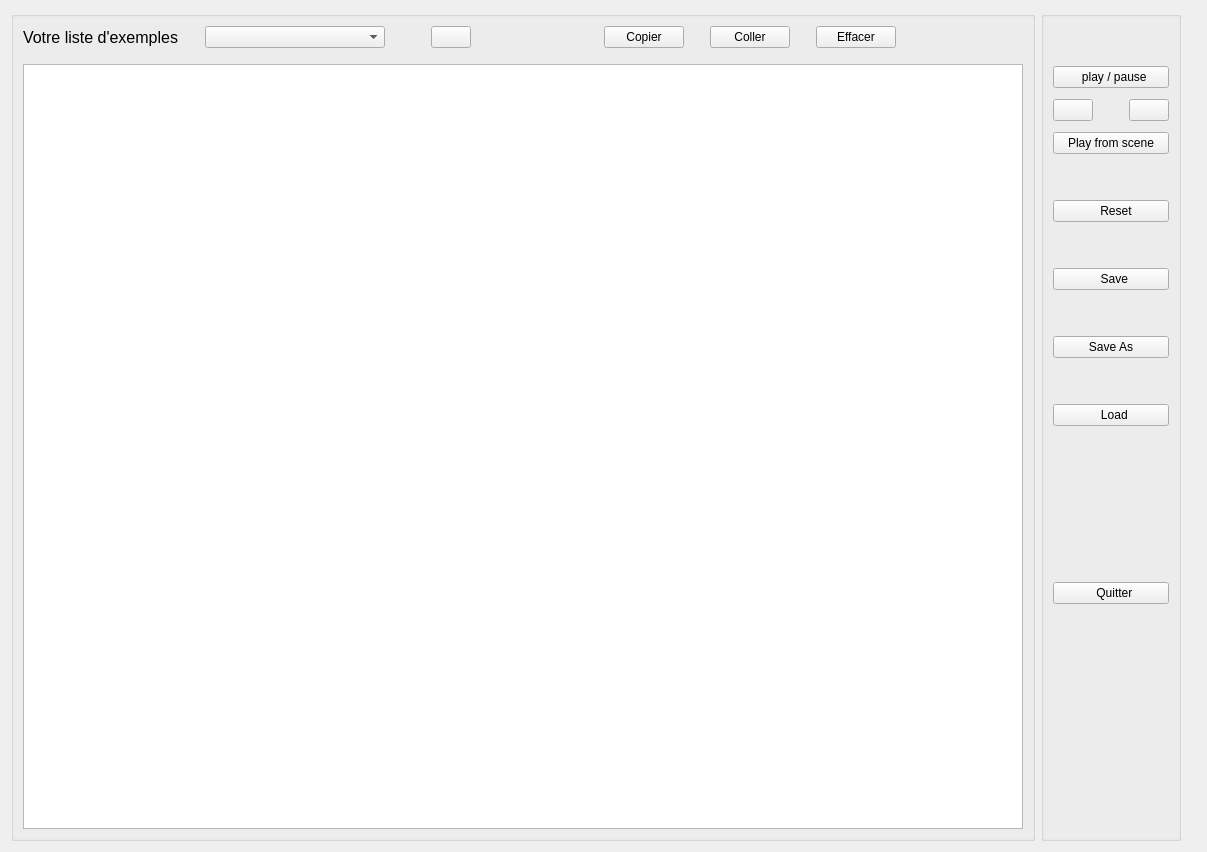
<?xml version="1.0" encoding="UTF-8"?>
<ui version="4.0">
 <class>Form</class>
 <widget class="QWidget" name="Form">
  <property name="geometry">
   <rect>
    <x>0</x>
    <y>0</y>
    <width>1207</width>
    <height>852</height>
   </rect>
  </property>
  <property name="windowTitle">
   <string>Form</string>
  </property>
  <layout class="QGridLayout" name="gridLayout_2">
   <item row="0" column="0">
    <layout class="QGridLayout" name="gridLayout">
     <property name="rightMargin">
      <number>15</number>
     </property>
     <item row="0" column="0">
      <widget class="QGroupBox" name="gb_grid">
       <property name="title">
        <string/>
       </property>
       <layout class="QGridLayout" name="gridLayout_5">
        <item row="2" column="0">
         <widget class="QTableWidget" name="tablew_grid">
          <property name="font">
           <font>
            <pointsize>8</pointsize>
           </font>
          </property>
          <property name="dragDropMode">
           <enum>QAbstractItemView::NoDragDrop</enum>
          </property>
          <property name="defaultDropAction">
           <enum>Qt::CopyAction</enum>
          </property>
          <property name="selectionMode">
           <enum>QAbstractItemView::ExtendedSelection</enum>
          </property>
          <attribute name="horizontalHeaderMinimumSectionSize">
           <number>10</number>
          </attribute>
          <attribute name="horizontalHeaderDefaultSectionSize">
           <number>10</number>
          </attribute>
          <attribute name="verticalHeaderMinimumSectionSize">
           <number>10</number>
          </attribute>
          <attribute name="verticalHeaderDefaultSectionSize">
           <number>10</number>
          </attribute>
         </widget>
        </item>
        <item row="0" column="0">
         <layout class="QGridLayout" name="gridLayout_6">
          <property name="bottomMargin">
           <number>10</number>
          </property>
          <item row="0" column="2">
           <widget class="QComboBox" name="cb_figures_de_base">
            <property name="minimumSize">
             <size>
              <width>180</width>
              <height>0</height>
             </size>
            </property>
           </widget>
          </item>
          <item row="0" column="7">
           <layout class="QGridLayout" name="gridLayout_8">
            <property name="rightMargin">
             <number>0</number>
            </property>
            <item row="0" column="2">
             <spacer name="horizontalSpacer_5">
              <property name="orientation">
               <enum>Qt::Horizontal</enum>
              </property>
              <property name="sizeHint" stdset="0">
               <size>
                <width>40</width>
                <height>20</height>
               </size>
              </property>
             </spacer>
            </item>
           </layout>
          </item>
          <item row="0" column="4">
           <widget class="QPushButton" name="pb_add_examples">
            <property name="toolTip">
             <string>&lt;html&gt;&lt;head/&gt;&lt;body&gt;&lt;p&gt;Ajouter un répertoire contenant des exemples&lt;/p&gt;&lt;/body&gt;&lt;/html&gt;</string>
            </property>
            <property name="text">
             <string/>
            </property>
            <property name="icon">
             <iconset resource="jdlv.qrc">
              <normaloff>:/newPrefix/signe_plus.png</normaloff>:/newPrefix/signe_plus.png</iconset>
            </property>
           </widget>
          </item>
          <item row="0" column="1">
           <spacer name="horizontalSpacer">
            <property name="orientation">
             <enum>Qt::Horizontal</enum>
            </property>
            <property name="sizeType">
             <enum>QSizePolicy::Fixed</enum>
            </property>
            <property name="sizeHint" stdset="0">
             <size>
              <width>20</width>
              <height>20</height>
             </size>
            </property>
           </spacer>
          </item>
          <item row="0" column="5">
           <spacer name="horizontalSpacer_2">
            <property name="orientation">
             <enum>Qt::Horizontal</enum>
            </property>
            <property name="sizeType">
             <enum>QSizePolicy::Expanding</enum>
            </property>
            <property name="sizeHint" stdset="0">
             <size>
              <width>80</width>
              <height>20</height>
             </size>
            </property>
           </spacer>
          </item>
          <item row="0" column="0">
           <widget class="QLabel" name="label_numero_generation">
            <property name="font">
             <font>
              <pointsize>12</pointsize>
             </font>
            </property>
            <property name="text">
             <string>Votre liste d'exemples</string>
            </property>
           </widget>
          </item>
          <item row="0" column="6">
           <layout class="QGridLayout" name="gridLayout_9">
            <property name="leftMargin">
             <number>0</number>
            </property>
            <item row="0" column="0">
             <widget class="QPushButton" name="pb_copier">
              <property name="text">
               <string>Copier</string>
              </property>
             </widget>
            </item>
            <item row="0" column="1">
             <spacer name="horizontalSpacer_6">
              <property name="orientation">
               <enum>Qt::Horizontal</enum>
              </property>
              <property name="sizeType">
               <enum>QSizePolicy::Fixed</enum>
              </property>
              <property name="sizeHint" stdset="0">
               <size>
                <width>20</width>
                <height>20</height>
               </size>
              </property>
             </spacer>
            </item>
            <item row="0" column="4">
             <widget class="QPushButton" name="pb_effacer">
              <property name="text">
               <string>Effacer</string>
              </property>
             </widget>
            </item>
            <item row="0" column="2">
             <widget class="QPushButton" name="pb_coller">
              <property name="text">
               <string>Coller</string>
              </property>
             </widget>
            </item>
            <item row="0" column="3">
             <spacer name="horizontalSpacer_7">
              <property name="orientation">
               <enum>Qt::Horizontal</enum>
              </property>
              <property name="sizeType">
               <enum>QSizePolicy::Fixed</enum>
              </property>
              <property name="sizeHint" stdset="0">
               <size>
                <width>20</width>
                <height>20</height>
               </size>
              </property>
             </spacer>
            </item>
           </layout>
          </item>
          <item row="0" column="3">
           <spacer name="horizontalSpacer_3">
            <property name="orientation">
             <enum>Qt::Horizontal</enum>
            </property>
            <property name="sizeType">
             <enum>QSizePolicy::Fixed</enum>
            </property>
            <property name="sizeHint" stdset="0">
             <size>
              <width>40</width>
              <height>20</height>
             </size>
            </property>
           </spacer>
          </item>
         </layout>
        </item>
       </layout>
      </widget>
     </item>
     <item row="0" column="1">
      <widget class="QGroupBox" name="gb_push_buttons">
       <property name="maximumSize">
        <size>
         <width>150</width>
         <height>16777215</height>
        </size>
       </property>
       <property name="title">
        <string/>
       </property>
       <layout class="QGridLayout" name="gridLayout_4">
        <item row="0" column="0">
         <layout class="QGridLayout" name="gridLayout_3">
          <item row="15" column="0">
           <widget class="QPushButton" name="pb_quit">
            <property name="text">
             <string>  Quitter</string>
            </property>
           </widget>
          </item>
          <item row="13" column="0">
           <widget class="QPushButton" name="pb_load">
            <property name="text">
             <string>  Load</string>
            </property>
           </widget>
          </item>
          <item row="12" column="0">
           <spacer name="verticalSpacer_7">
            <property name="orientation">
             <enum>Qt::Vertical</enum>
            </property>
            <property name="sizeType">
             <enum>QSizePolicy::Fixed</enum>
            </property>
            <property name="sizeHint" stdset="0">
             <size>
              <width>20</width>
              <height>40</height>
             </size>
            </property>
           </spacer>
          </item>
          <item row="14" column="0">
           <spacer name="verticalSpacer_4">
            <property name="orientation">
             <enum>Qt::Vertical</enum>
            </property>
            <property name="sizeType">
             <enum>QSizePolicy::Fixed</enum>
            </property>
            <property name="sizeHint" stdset="0">
             <size>
              <width>20</width>
              <height>150</height>
             </size>
            </property>
           </spacer>
          </item>
          <item row="7" column="0">
           <widget class="QPushButton" name="pb_reset">
            <property name="text">
             <string>   Reset</string>
            </property>
           </widget>
          </item>
          <item row="0" column="0">
           <spacer name="verticalSpacer_6">
            <property name="orientation">
             <enum>Qt::Vertical</enum>
            </property>
            <property name="sizeType">
             <enum>QSizePolicy::Fixed</enum>
            </property>
            <property name="sizeHint" stdset="0">
             <size>
              <width>20</width>
              <height>40</height>
             </size>
            </property>
           </spacer>
          </item>
          <item row="6" column="0">
           <spacer name="verticalSpacer_8">
            <property name="orientation">
             <enum>Qt::Vertical</enum>
            </property>
            <property name="sizeHint" stdset="0">
             <size>
              <width>20</width>
              <height>40</height>
             </size>
            </property>
           </spacer>
          </item>
          <item row="8" column="0">
           <spacer name="verticalSpacer_3">
            <property name="orientation">
             <enum>Qt::Vertical</enum>
            </property>
            <property name="sizeType">
             <enum>QSizePolicy::Fixed</enum>
            </property>
            <property name="sizeHint" stdset="0">
             <size>
              <width>20</width>
              <height>40</height>
             </size>
            </property>
           </spacer>
          </item>
          <item row="9" column="0">
           <widget class="QPushButton" name="pb_save">
            <property name="text">
             <string>  Save</string>
            </property>
           </widget>
          </item>
          <item row="3" column="0">
           <layout class="QGridLayout" name="gridLayout_7">
            <property name="topMargin">
             <number>0</number>
            </property>
            <item row="0" column="0">
             <widget class="QPushButton" name="pb_undo_play">
              <property name="toolTip">
               <string>&lt;html&gt;&lt;head/&gt;&lt;body&gt;&lt;p&gt;Parcours des états sauvegardés à chaque clique sur &amp;quot;Play&amp;quot;&lt;/p&gt;&lt;/body&gt;&lt;/html&gt;</string>
              </property>
              <property name="text">
               <string/>
              </property>
              <property name="icon">
               <iconset resource="jdlv.qrc">
                <normaloff>:/newPrefix/undo.png</normaloff>:/newPrefix/undo.png</iconset>
              </property>
             </widget>
            </item>
            <item row="0" column="2">
             <widget class="QPushButton" name="pb_redo_play">
              <property name="toolTip">
               <string>&lt;html&gt;&lt;head/&gt;&lt;body&gt;&lt;p&gt;Parcours des états sauvegardés à chaque clique sur &amp;quot;Play&amp;quot;&lt;/p&gt;&lt;/body&gt;&lt;/html&gt;</string>
              </property>
              <property name="text">
               <string/>
              </property>
              <property name="icon">
               <iconset resource="jdlv.qrc">
                <normaloff>:/newPrefix/redo.png</normaloff>:/newPrefix/redo.png</iconset>
              </property>
             </widget>
            </item>
            <item row="0" column="1">
             <spacer name="horizontalSpacer_4">
              <property name="orientation">
               <enum>Qt::Horizontal</enum>
              </property>
              <property name="sizeType">
               <enum>QSizePolicy::Fixed</enum>
              </property>
              <property name="sizeHint" stdset="0">
               <size>
                <width>30</width>
                <height>20</height>
               </size>
              </property>
             </spacer>
            </item>
           </layout>
          </item>
          <item row="10" column="0">
           <spacer name="verticalSpacer_5">
            <property name="orientation">
             <enum>Qt::Vertical</enum>
            </property>
            <property name="sizeType">
             <enum>QSizePolicy::Fixed</enum>
            </property>
            <property name="sizeHint" stdset="0">
             <size>
              <width>20</width>
              <height>40</height>
             </size>
            </property>
           </spacer>
          </item>
          <item row="1" column="0">
           <widget class="QPushButton" name="pb_play_pause">
            <property name="text">
             <string>  play / pause</string>
            </property>
            <property name="icon">
             <iconset>
              <normalon>:/newPrefix/play.PNG</normalon>
             </iconset>
            </property>
            <property name="iconSize">
             <size>
              <width>32</width>
              <height>32</height>
             </size>
            </property>
           </widget>
          </item>
          <item row="5" column="0">
           <widget class="QPushButton" name="pushButton">
            <property name="text">
             <string>Play from scene</string>
            </property>
           </widget>
          </item>
          <item row="2" column="0">
           <spacer name="verticalSpacer">
            <property name="orientation">
             <enum>Qt::Vertical</enum>
            </property>
            <property name="sizeType">
             <enum>QSizePolicy::Fixed</enum>
            </property>
            <property name="sizeHint" stdset="0">
             <size>
              <width>20</width>
              <height>5</height>
             </size>
            </property>
           </spacer>
          </item>
          <item row="11" column="0">
           <widget class="QPushButton" name="pb_save_as">
            <property name="text">
             <string>Save As</string>
            </property>
           </widget>
          </item>
          <item row="4" column="0">
           <spacer name="verticalSpacer_9">
            <property name="orientation">
             <enum>Qt::Vertical</enum>
            </property>
            <property name="sizeType">
             <enum>QSizePolicy::Fixed</enum>
            </property>
            <property name="sizeHint" stdset="0">
             <size>
              <width>20</width>
              <height>5</height>
             </size>
            </property>
           </spacer>
          </item>
         </layout>
        </item>
        <item row="1" column="0">
         <spacer name="verticalSpacer_2">
          <property name="orientation">
           <enum>Qt::Vertical</enum>
          </property>
          <property name="sizeType">
           <enum>QSizePolicy::Expanding</enum>
          </property>
          <property name="sizeHint" stdset="0">
           <size>
            <width>20</width>
            <height>80</height>
           </size>
          </property>
         </spacer>
        </item>
       </layout>
      </widget>
     </item>
    </layout>
   </item>
  </layout>
 </widget>
 <resources>
  <include location="jdlv.qrc"/>
 </resources>
 <connections/>
</ui>
